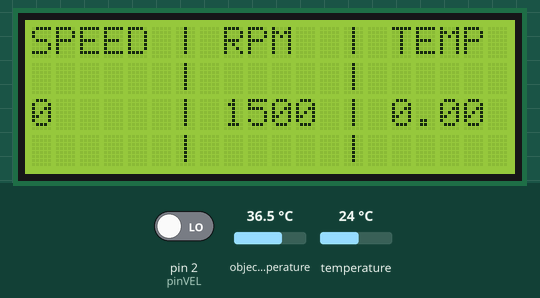
A sketch run on a simulated Arduino Uno, built with avr-gcc and run on an emulated ATmega328P. Shown: 20×4 character LCD. Inputs (shaded band) come from the test bench; at power-on: object temperature 36.5 °C, pin 2 (pinVEL) LOW, temperature 24 °C. What the sketch prints to the serial monitor is not drawn.

Above: at 1.2 s.
1.3 s: object temperature set to 20 °C
At 3.5 s:
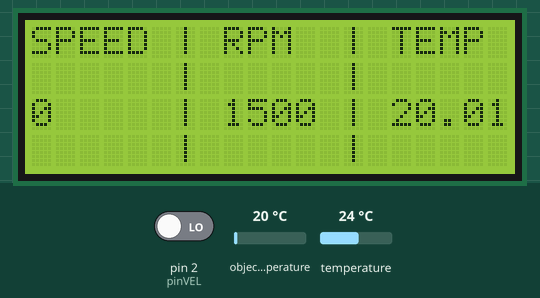
3.8 s: object temperature set to 26 °C
6.1 s: object temperature set to 32 °C
At 7.8 s:
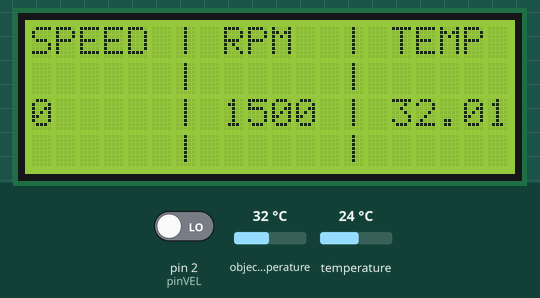
Timing chart, 0 to 9.3 s (numbered marks = the images above; inputs shaded):
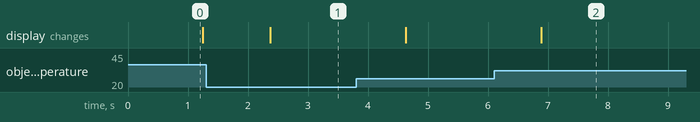

Measured:
- after the input at 1.3 s, the display: changes after 1.1 s (image 1)
- after the input at 6.1 s, the display: changes after 0.79 s (image 2)

The sketch:

Transmissao.ino
```cpp
#include <SoftwareSerial.h>//include the library code
#include <LiquidCrystal_I2C.h>;
#include <Adafruit_MLX90614.h> //Sensor de temperatura

#define pinVEL 2 // Pino de interrupção para rotação da roda
#define RAIO_RODA 0.037 // Em metros

Adafruit_MLX90614 mlx = Adafruit_MLX90614();

SoftwareSerial HC12(6, 7); // HC-12 TX Pin, HC-12 RX Pin

// Define o endereço utilizado pelo Adaptador I2C
LiquidCrystal_I2C lcd(0x27,20,4);

unsigned long Velocidade_millisInicial = 0; //tempo inicial para velocidade
unsigned long telemetria_millisInicial = 0; //tempo inicial para telemetria
unsigned long Temp_millisInicial = 0; //

volatile int pulsosVEL = 0; //contador de pulsos para RPM

unsigned int RPMvel = 0; //frequencia de rotacoes da roda
unsigned int VEL = 0; //velocidade em km/h

double temp_amb;
double temp_obj;

int a;

String armazenar = "";

void setup() {
  // Inicializa Serial
  Serial.begin(9600);

  attachInterrupt (digitalPinToInterrupt(pinVEL), tacometro, RISING); //Interrupção para ler pulso do RPM

  HC12.begin(9600);

  mlx.begin(); //inicializa o sensor de temperatura

  lcd.init();
  lcd.backlight();

}

void loop() {
  velocidade();
  temperatura();

  hc12();

  lcd.clear();
  lcd.setCursor(5, 0);
  lcd.print(" |");
  lcd.setCursor(5, 1);
  lcd.print(" |");
  lcd.setCursor(5, 2);
  lcd.print(" |");
  lcd.setCursor(5, 3);
  lcd.print(" |");
  lcd.setCursor(0, 0);
  lcd.print("SPEED");
  lcd.setCursor(0, 2);
  lcd.print(VEL);
  lcd.setCursor(8, 0);
  lcd.print("RPM");
  lcd.setCursor(8, 2);
  lcd.print("1500");

  lcd.setCursor(12, 0);
  lcd.print(" |");
  lcd.setCursor(12, 1);
  lcd.print(" |");
  lcd.setCursor(12, 2);
  lcd.print(" |");
  lcd.setCursor(12, 3);
  lcd.print(" |");

  lcd.setCursor(15, 0);
  lcd.print("TEMP");
  lcd.setCursor(15, 2);
  lcd.print(temp_obj);
  delay(1000);

}
```

HC12.ino
```cpp
void hc12() {

  if((millis()-telemetria_millisInicial) > 1000){
    noInterrupts();
    armazenar = (String(temp_obj) + "," + String(VEL) + "," + String("RPM"));
    HC12.println(armazenar);
    telemetria_millisInicial = millis();
    interrupts();
  }
}
```

temperatura.ino
```cpp
void temperatura()
{
  if((millis() - Temp_millisInicial) > 1000){
    //Leitura da temperatura ambiente e do objeto
    //(para leitura dos valores em Fahrenheit, utilize
    //mlx.readAmbientTempF() e mlx.readObjectTempF()

    temp_amb = mlx.readAmbientTempC();
    temp_obj = mlx.readObjectTempC();
    Serial.print("Ambiente = ");
    Serial.print(temp_amb);
    Serial.print("   Objeto = ");
    Serial.println(temp_obj);
    Serial.println("===================================");
    Temp_millisInicial = millis();
  }
}
```

velocidade.ino
```cpp
void velocidade()
{
  if((millis() - Velocidade_millisInicial) > 1000){

    noInterrupts();
    RPMvel = (pulsosVEL/1 /*numero de pulsos na roda*/)*60; // Calculo do RPM da roda
    VEL = (RPMvel*2*3.14*RAIO_RODA*3.6)/60; // Calculo da velocidade
    Serial.print ("RPM = ");
    Serial.print (RPMvel);
    Serial.print ("  VEL = ");
    Serial.println (VEL);
    pulsosVEL = 0;
    Serial.println("===================================");
    Velocidade_millisInicial = millis();
    interrupts();
  }
}

void tacometro()
{
  pulsosVEL++; // Função chamada no pino de interrupção
}
```
